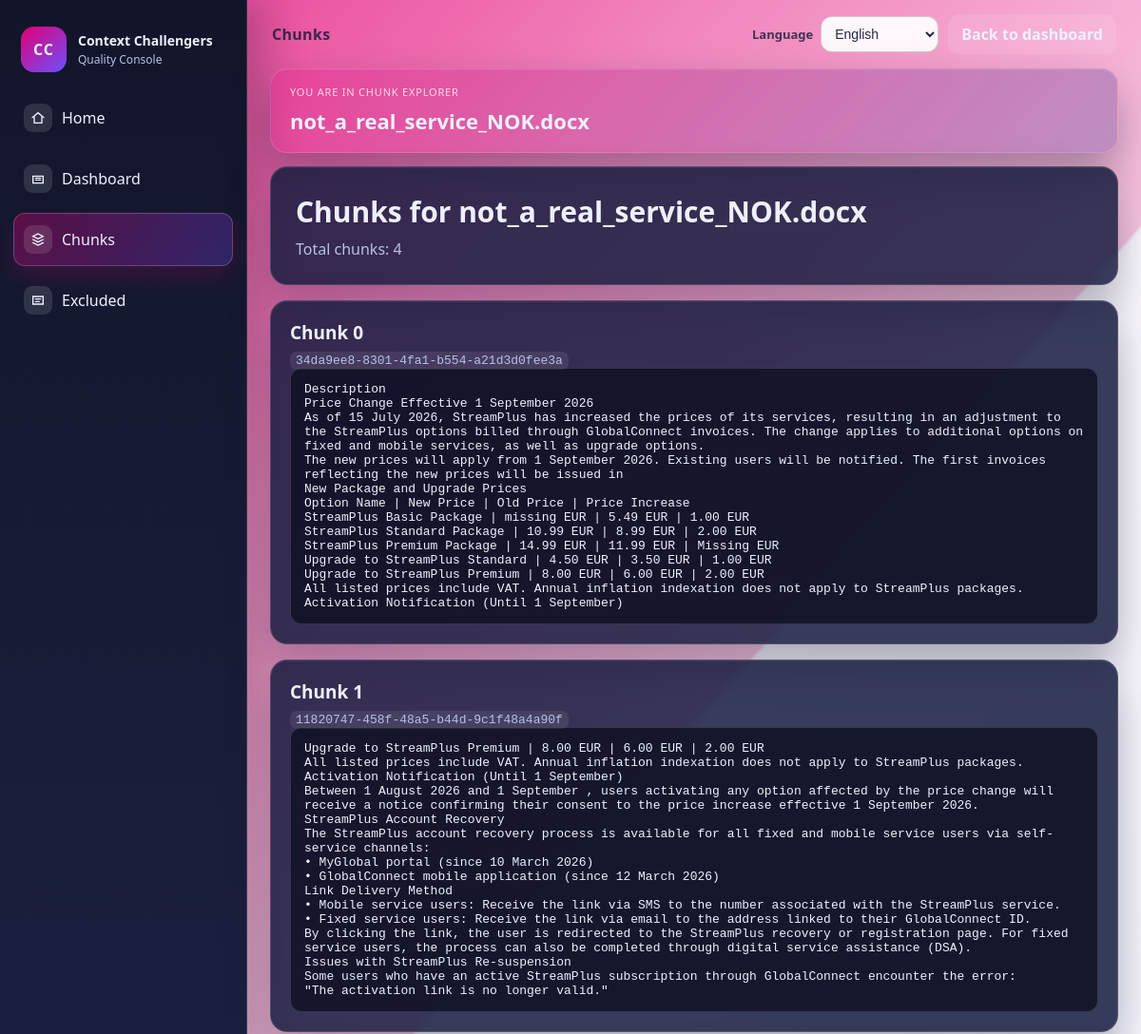
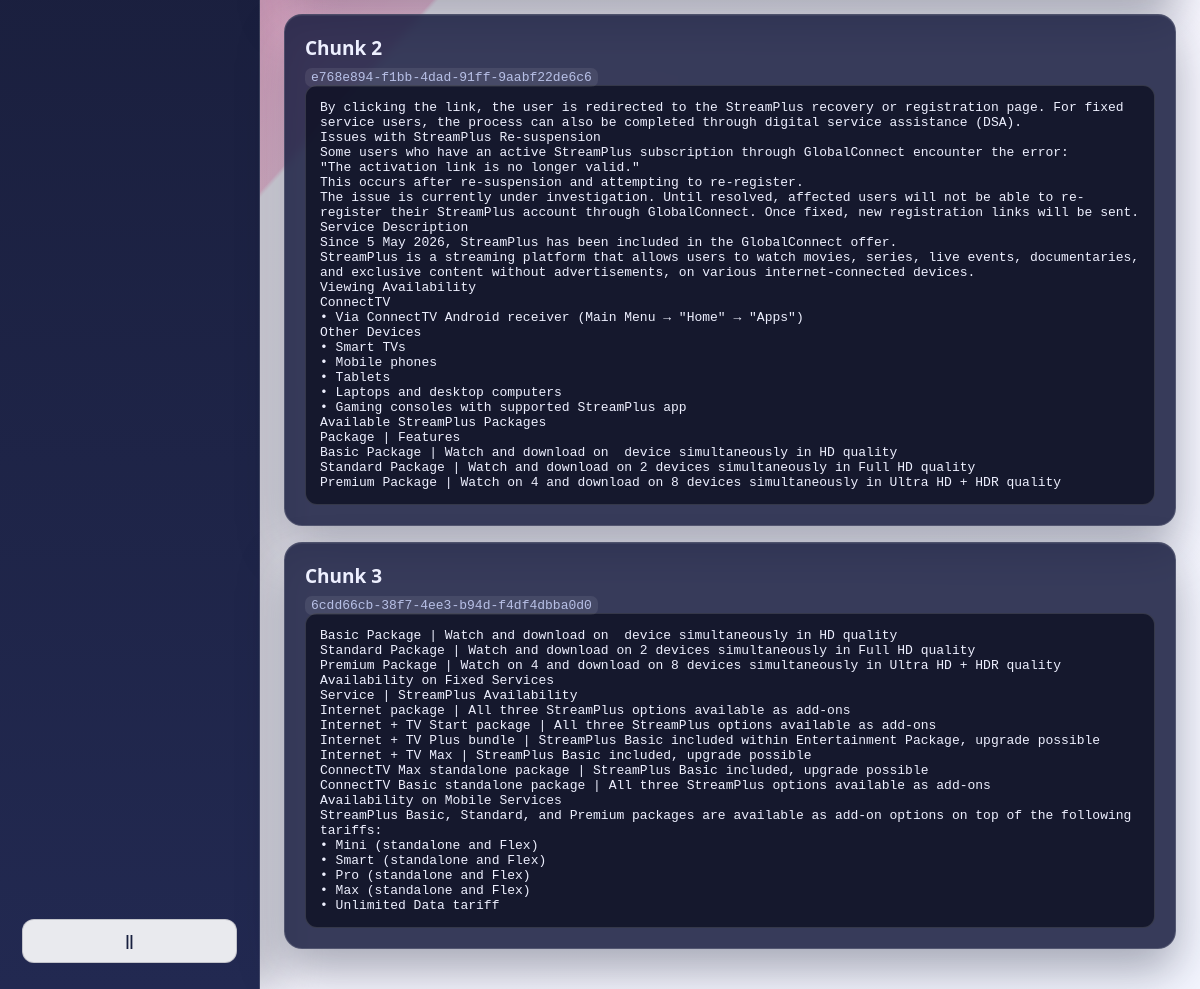
Screenshot of /documents/f0deebc8-71dd-4fe1-9b53-fd270d0a2016/chunks with the database file from the repository (2 pictures, top to bottom).
### tables this page shows
CREATE TABLE i18n_translations (
              lang TEXT NOT NULL,
              key TEXT NOT NULL,
              value TEXT NOT NULL,
              PRIMARY KEY (lang, key)
            );

CREATE TABLE documents (
              id TEXT PRIMARY KEY,
              filename TEXT NOT NULL,
              content_type TEXT NOT NULL,
              created_at TEXT NOT NULL,
              status TEXT NOT NULL,
              raw_text TEXT,
              refined_text TEXT
            , selected_qa_mode TEXT NOT NULL DEFAULT 'baseline');

CREATE TABLE chunks (
              id TEXT PRIMARY KEY,
              document_id TEXT NOT NULL,
              chunk_order INTEGER NOT NULL,
              text TEXT NOT NULL,
              FOREIGN KEY(document_id) REFERENCES documents(id)
            );

### app/main.py (the view)
@app.get("/documents/{document_id}/chunks")
def chunks_view(request: Request, document_id: str):
    doc = _get_document_or_404(
        document_id,
        warning_message="Chunks page requested for missing document",
    )
    chunks = get_document_chunks(document_id)
    logger.info("Chunks page loaded | document_id=%s chunks=%s", document_id, len(chunks))
    return _render_template("chunks.html", request, {"document": doc, "chunks": chunks})

### app/templates/chunks.html (shortened to what this page needs)
<!doctype html>
<html lang="en">
  <head>
    <link rel="stylesheet" href="/static/app.css" />
  </head>
  <body class="page-chunks">
    <div class="app-shell">
      <aside class="sidebar" id="sidebar">
        <div class="sidebar-head">
          <div class="logo-box">CC</div>
          <div class="brand-copy">
            <p class="brand-title">Context Challengers</p>
            <p class="brand-subtitle">Quality Console</p>
          </div>
        </div>
        <nav class="side-nav">
          <a class="nav-link" href="/">
            <span class="nav-icon" aria-hidden="true">
              <svg viewBox="0 0 24 24" class="nav-icon-svg">
                <path d="M3 11.5L12 4l9 7.5" fill="none" stroke="currentColor" stroke-width="2" stroke-linecap="round" />
                <path d="M6 10.5V20h12v-9.5" fill="none" stroke="currentColor" stroke-width="2" stroke-linecap="round" />
              </svg>
            </span>
            <span class="nav-text">{{ tr.get('common.home', 'Home') }}</span>
          </a>
          <a class="nav-link" href="/documents/{{ document.id }}">
            <span class="nav-icon" aria-hidden="true">
              <svg viewBox="0 0 24 24" class="nav-icon-svg">
                <path d="M4 19V8h16v11H4z" fill="none" stroke="currentColor" stroke-width="2" />
                <path d="M8 14h2M12 14h4M8 11h8" fill="none" stroke="currentColor" stroke-width="2" stroke-linecap="round" />
              </svg>
            </span>
            <span class="nav-text">{{ tr.get('common.dashboard', 'Dashboard') }}</span>
          </a>
          <a class="nav-link active" href="/documents/{{ document.id }}/chunks">
            <span class="nav-icon" aria-hidden="true">
              <svg viewBox="0 0 24 24" class="nav-icon-svg">
                <path d="M4 7l8-4 8 4-8 4-8-4zM4 12l8 4 8-4M4 17l8 4 8-4" fill="none" stroke="currentColor" stroke-width="2" stroke-linecap="round" />
              </svg>
            </span>
            <span class="nav-text">{{ tr.get('common.chunks', 'Chunks') }}</span>
          </a>
          <a class="nav-link" href="/documents/{{ document.id }}/excluded-questions">
            <span class="nav-icon" aria-hidden="true">
              <svg viewBox="0 0 24 24" class="nav-icon-svg">
                <path d="M4 6h16v12H4z" fill="none" stroke="currentColor" stroke-width="2" />
                <path d="M8 10h8M8 14h6" fill="none" stroke="currentColor" stroke-width="2" stroke-linecap="round" />
              </svg>
            </span>
            <span class="nav-text">Excluded</span>
          </a>
        </nav>
        <div class="sidebar-foot">
          <button class="nav-toggle" id="navToggle" type="button" aria-label="Toggle sidebar">||</button>
        </div>
      </aside>
      <div class="main-area">
        <header class="topbar">
          <p class="topbar-title">{{ tr.get('common.chunks', 'Chunks') }}</p>
          <div class="topbar-right">
            <form method="get" class="lang-form">
              <label for="langSelectChunk">{{ tr.get('common.language', 'Language') }}</label>
              <select id="langSelectChunk" name="lang" onchange="this.form.submit()">
                {% for code, label in languages.items() %}
                  <option value="{{ code }}" {% if code == lang %}selected{% endif %}>{{ label }}</option>
                {% endfor %}
              </select>
            </form>
            <a class="btn btn-secondary" href="/documents/{{ document.id }}">{{ tr.get('chunk.back', 'Back to dashboard') }}</a>
          </div>
        </header>
        <main class="container">
          <section class="doc-context card">
            <p class="context-label">{{ tr.get('chunk.context_label', 'You are in chunk explorer') }}</p>
            <h2>{{ document.filename }}</h2>
          </section>
          <section class="hero card">
            <div>
              <h1>{{ tr.get('chunk.title', 'Chunks for') }} {{ document.filename }}</h1>
              <p>{{ tr.get('chunk.total', 'Total chunks') }}: {{ chunks|length }}</p>
            </div>
          </section>
          {% for chunk in chunks %}
            <article class="panel card">
              <div class="panel-head">
                <h2>Chunk {{ chunk.chunk_order }}</h2>
                <p><code>{{ chunk.id }}</code></p>
              </div>
              <pre>{{ chunk.text }}</pre>
            </article>
          {% else %}
            <section class="panel card">
              <div class="empty-state">
                <p>{{ tr.get('chunk.empty', 'No chunks available. Run pipeline first.') }}</p>
              </div>
            </section>
          {% endfor %}
        </main>
      </div>
    </div>
  </body>
</html>

### rows the page displays
i18n_translations: get "Home"
i18n_translations: get "Dashboard"
i18n_translations: get "Chunks"
i18n_translations: get "Language"
i18n_translations: get "Back to dashboard"
i18n_translations: get "YOU ARE IN CHUNK EXPLORER"
documents: filename "not_a_real_service_NOK.docx"
i18n_translations: get "Chunks for"
i18n_translations: get "Total chunks"
chunks: chunk_order "0", id "34da9ee8-8301-4fa1-b554-a21d3d0fee3a", text "Description Price Change Effective 1 September 2026 As of 15 July 2026, StreamPlus has increased the prices of its services, resulting in an adjustment to the StreamPlus options billed through GlobalConnect invoices. The change applies to additional options on fixed and mobile services, as well as upgrade options. The new prices will apply from 1 September 2026. Existing users will be notified. The first invoices reflecting the new prices will be issued in New Package and Upgrade Prices Option Name | New Price | Old Price | Price Increase StreamPlus Basic Package | missing EUR | 5.49 EUR | 1.00 EUR StreamPlus Standard Package | 10.99 EUR | 8.99 EUR | 2.00 EUR StreamPlus Premium Package |…"
chunks: chunk_order "1", id "11820747-458f-48a5-b44d-9c1f48a4a90f", text "Upgrade to StreamPlus Premium | 8.00 EUR | 6.00 EUR | 2.00 EUR All listed prices include VAT. Annual inflation indexation does not apply to StreamPlus packages. Activation Notification (Until 1 September) Between 1 August 2026 and 1 September , users activating any option affected by the price change will receive a notice confirming their consent to the price increase effective 1 September 2026. StreamPlus Account Recovery The StreamPlus account recovery process is available for all fixed and mobile service users via self-service channels: • MyGlobal portal (since 10 March 2026) • GlobalConnect mobile application (since 12 March 2026) Link Delivery Method • Mobile service users: Receive the…"
chunks: chunk_order "2", id "e768e894-f1bb-4dad-91ff-9aabf22de6c6", text "By clicking the link, the user is redirected to the StreamPlus recovery or registration page. For fixed service users, the process can also be completed through digital service assistance (DSA). Issues with StreamPlus Re-suspension Some users who have an active StreamPlus subscription through GlobalConnect encounter the error: \"The activation link is no longer valid.\" This occurs after re-suspension and attempting to re-register. The issue is currently under investigation. Until resolved, affected users will not be able to re-register their StreamPlus account through GlobalConnect. Once fixed, new registration links will be sent. Service Description Since 5 May 2026, StreamPlus has been…"
chunks: chunk_order "3", id "6cdd66cb-38f7-4ee3-b94d-f4df4dbba0d0", text "Basic Package | Watch and download on device simultaneously in HD quality Standard Package | Watch and download on 2 devices simultaneously in Full HD quality Premium Package | Watch on 4 and download on 8 devices simultaneously in Ultra HD + HDR quality Availability on Fixed Services Service | StreamPlus Availability Internet package | All three StreamPlus options available as add-ons Internet + TV Start package | All three StreamPlus options available as add-ons Internet + TV Plus bundle | StreamPlus Basic included within Entertainment Package, upgrade possible Internet + TV Max | StreamPlus Basic included, upgrade possible ConnectTV Max standalone package | StreamPlus Basic included,…"

### other values shown
{{ chunks|length }} "4"
form field lang "English"
